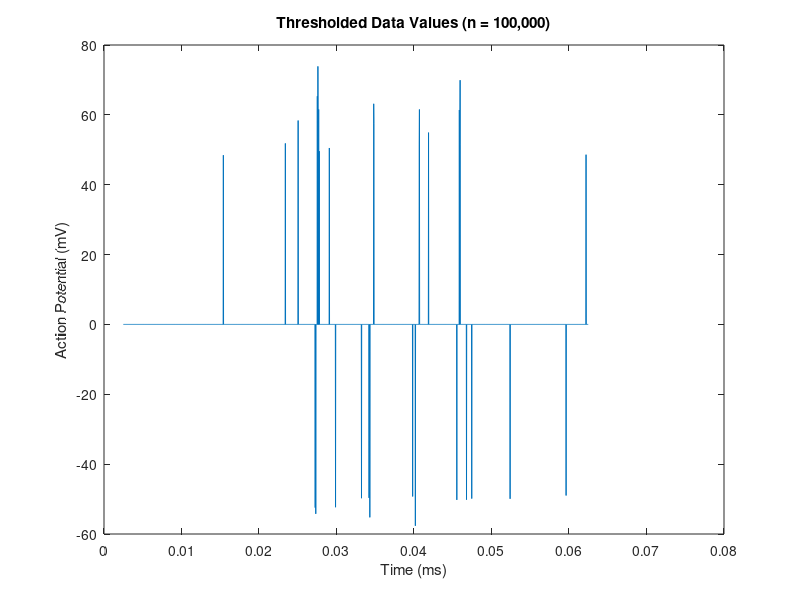

Source code (MATLAB):
% Name: thresh_data.m

% clear up memory
clear;

im = importdata('recovered.mat');
time = im.time;
data = im.data;
clear im;

avg = mean(data);
stddev = std(data);

% set the number of standard deviations to bound the data
n = 2.7;
min_stddev = avg - n*stddev;
max_stddev = avg + n*stddev;

% remove values bounded by the min and max stddev
for ind = 1:length(data)
    if data(ind) < max_stddev && data(ind) > min_stddev
        data(ind) = 0;
    end
end

thresh.time = time;
thresh.data = data;
save thresholded.mat thresh;

%ft = fft(data);
f1 = figure;
plot(time,data);
title('Thresholded Data Values (n = 100,000)');
xlabel('Time (ms)');
ylabel('Action Potential (mV)');

clear ind n avg stddev f1 min_stddev max_stddev;

fprintf('Finished "thresh_data" execution.\n');

%eof